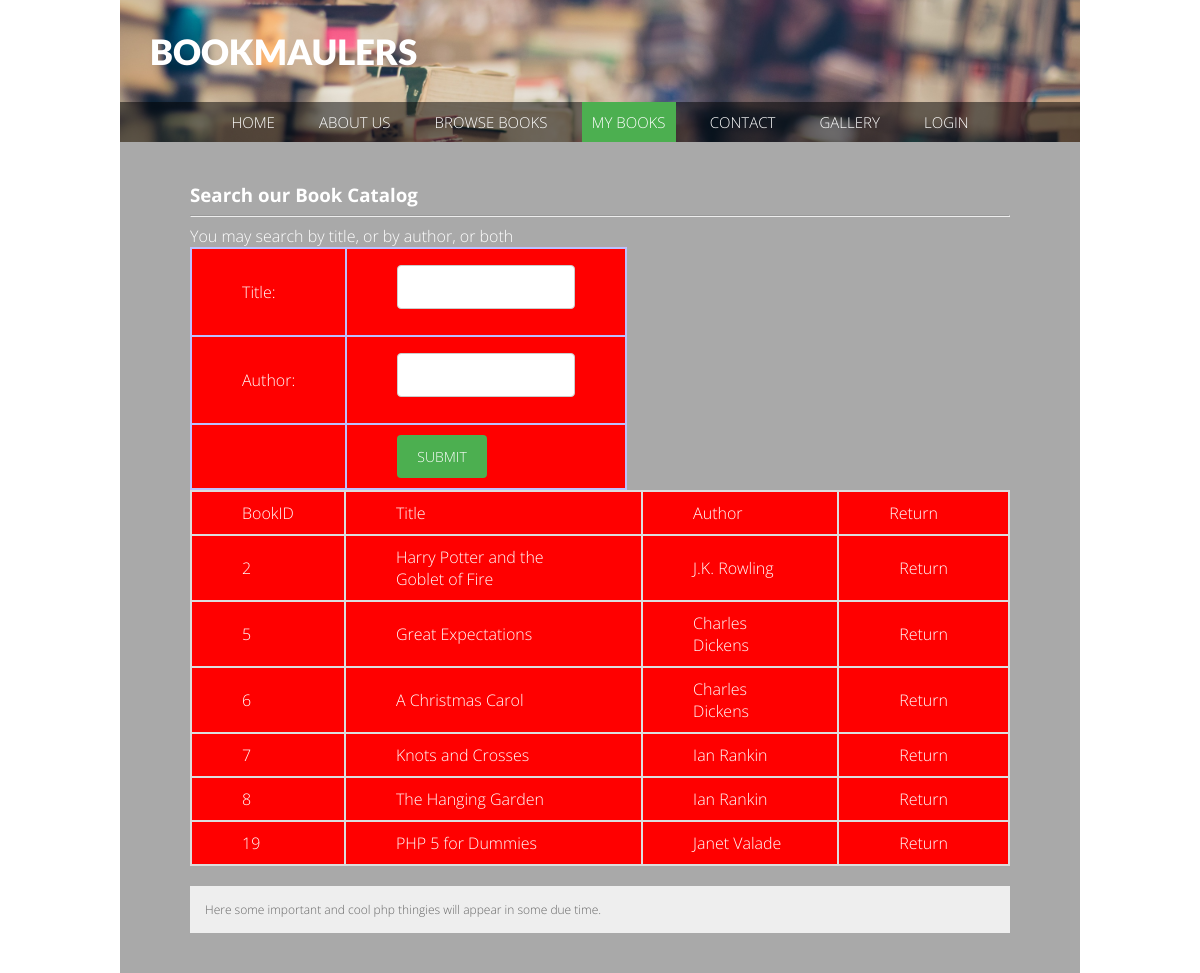
The app's page /my_library.php with its own data.
### tables this page shows
CREATE TABLE `books` (
  `book_id` int(11) NOT NULL,
  `title` varchar(255) NOT NULL,
  `author` varchar(255) NOT NULL,
  `reserved` tinyint(1) NOT NULL,
  `due_date` varchar(255) NOT NULL
);

### reservedBooks.php (the view, shortened to what this page needs)
<?php
$title = "My reserved books";
?>
<h3>Search our Book Catalog</h3>
<hr>
You may search by title, or by author, or both<br>
<form action="my_library.php" method="POST">
    <table bgcolor="#bdc0ff" cellpadding="6">
        <tbody>
            <tr>
                <td>Title:</td>
                <td><INPUT type="text" name="searchtitle"></td>
            </tr>
            <tr>
                <td>Author:</td>
                <td><INPUT type="text" name="searchauthor"></td>
            </tr>
            <tr>
                <td></td>
                <td><INPUT type="submit" name="submit" value="Submit"></td>
            </tr>
        </tbody>
    </table>
</form>
<?php
@ $db = new mysqli($dbserver, $dbuser, $dbpass, $dbname);
$query = " select title, author, reserved, book_id from books where reserved is true";
    $stmt = $db->prepare($query);
    $stmt->bind_result($title, $author, $reserved, $book_id);
    $stmt->execute();
    echo '<table bgcolor="dddddd" cellpadding="6">';
    echo '<tr><b><td>BookID</td><b> <td>Title</td> <td>Author</td><td>Return</td> </b></tr>';
    while ($stmt->fetch()) {
        echo "<tr>";
        echo "<td> $book_id </td><td> $title </td><td> $author </td>";
        echo '<td><a href="returnBook.php?bookid=' . urlencode($book_id) . '">Return</a></td>';
        echo "</tr>";
    }
    echo "</table>";
    ?>
<?php include("footer.php"); ?>

### css/main.css (style rules this page uses)
* { font-family: 'Open Sans', sans-serif; font-weight: 300; }
body { width: 960px; margin: auto; }
a { text-decoration: none; color: #fff; font-family: 'Open Sans'; padding: 10px; }
h1,h2,h3,h4,h5,h6 { margin: 0; padding: 0; }
h3 { font-weight: bold; }
td { background-color: red; padding: 10px 50px; }
input[type=text], select, textarea { width: 100%; padding: 12px; border: 1px solid #ccc; border-radius: 4px; box-sizing: border-box; margin: 6px 0 16px; resize: vertical; }
input[type=submit] { background-color: #4CAF50; font-size: 14px; color: white; padding: 12px 20px; border: none; border-radius: 4px; cursor: pointer; text-transform:uppercase; }

### records on screen
books: book_id "2", title "Harry Potter and the Goblet of Fire", author "J.K. Rowling"
books: book_id "5", title "Great Expectations", author "Charles Dickens"
books: book_id "6", title "A Christmas Carol", author "Charles Dickens"
books: book_id "7", title "Knots and Crosses", author "Ian Rankin"
books: book_id "8", title "The Hanging Garden", author "Ian Rankin"
books: book_id "19", title "PHP 5 for Dummies", author "Janet Valade"
